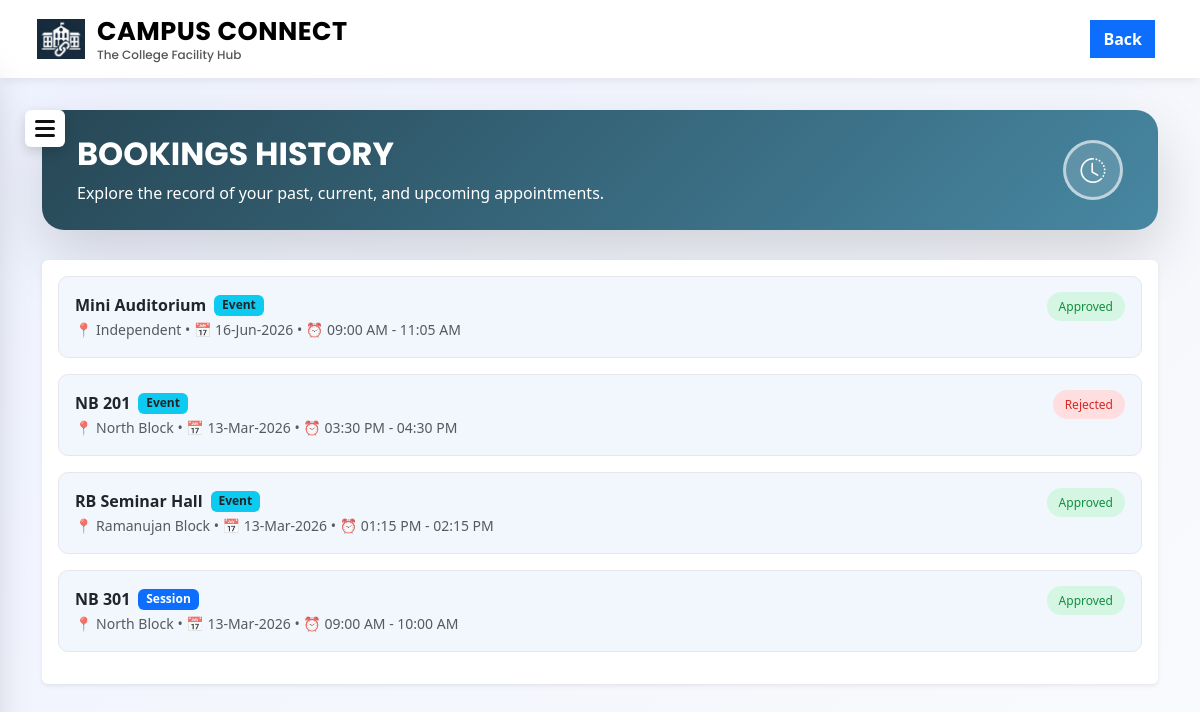
Page /faculty/view_bookings (signed in) on the committed database.
### tables this page shows
CREATE TABLE bookings (
        booking_id INTEGER PRIMARY KEY AUTOINCREMENT,
        faculty_id INTEGER NOT NULL,
        venue_id INTEGER NOT NULL,
        booking_type TEXT NOT NULL,
        date TEXT NOT NULL,
        start_time TEXT NOT NULL,
        end_time TEXT NOT NULL,
        purpose TEXT,
        target_batch TEXT,
        status TEXT DEFAULT 'requested',

        FOREIGN KEY (faculty_id)
            REFERENCES faculties(faculty_id)
            ON DELETE CASCADE,

        FOREIGN KEY (venue_id)
            REFERENCES venues(venue_id)
            ON DELETE CASCADE
    );

CREATE TABLE venues (
        venue_id INTEGER PRIMARY KEY AUTOINCREMENT,
        name TEXT NOT NULL,
        type TEXT NOT NULL,
        department TEXT NOT NULL,
        block TEXT NOT NULL,
        photo TEXT,
        purpose TEXT NOT NULL,
        created_at TIMESTAMP DEFAULT CURRENT_TIMESTAMP
    );

### app.py (the view)
@app.route('/faculty/view_bookings')
def faculty_view_bookings():
    if 'user_id' not in session or session['role'] != 'faculty':
        return redirect(url_for('login'))
    conn = get_connection()
    cursor = conn.cursor()
    cursor.execute("""
        SELECT faculty_id
        FROM faculties
        WHERE user_id = ?
    """, (session['user_id'],))
    faculty = cursor.fetchone()
    if not faculty:
        conn.close()
        return redirect(url_for('faculty_dashboard'))
    faculty_id = faculty['faculty_id']
    cursor.execute("""
        SELECT
            b.booking_id,
            b.booking_type,
            b.date,
            b.start_time,
            b.end_time,
            b.status,
            v.name AS venue_name,
            v.block
        FROM bookings b
        JOIN venues v ON b.venue_id = v.venue_id
        WHERE b.faculty_id = ?
        ORDER BY b.booking_id DESC
    """, (faculty_id,))
    bookings = cursor.fetchall()
    formatted_bookings = []
    for b in bookings:
        booking = dict(b)
        booking['date'] = datetime.strptime(booking['date'], "%Y-%m-%d").strftime("%d-%b-%Y")
        booking['start_time'] = datetime.strptime(booking['start_time'], "%H:%M").strftime("%I:%M %p")
        booking['end_time'] = datetime.strptime(booking['end_time'], "%H:%M").strftime("%I:%M %p")
        formatted_bookings.append(booking)
    conn.close()
    return render_template(
        "faculty_view_bookings.html",
        bookings=formatted_bookings
    )

### app.py (called while the page is built)
def get_connection():
    conn = sqlite3.connect("campus_connect.db")
    conn.row_factory = sqlite3.Row
    conn.execute("PRAGMA foreign_keys = ON")  # 🔥 ensure cascade always works
    return conn

### templates/faculty_view_bookings.html (shortened to what this page needs)
<!DOCTYPE html>
<html lang="en">
<head>
    <link href="https://cdn.jsdelivr.net/npm/bootstrap@5.3.2/dist/css/bootstrap.min.css" rel="stylesheet">
    <link href="https://cdn.jsdelivr.net/npm/bootstrap-icons@1.11.3/font/bootstrap-icons.css" rel="stylesheet">
    <link rel="stylesheet" href="{{ url_for('static', filename='css/style.css') }}">
</head>
<body>
<nav class="navbar navbar-expand-lg navbar-light custom-navbar fixed-top">
    <div class="container-fluid">
        <div class="navbar-brand d-flex align-items-center" href="/">
            <img src="{{ url_for('static', filename='images/logo.png') }}" class="logo-img">
            <div class="brand-text">
                <span class="brand-title">CAMPUS CONNECT</span>
                <span class="brand-tagline">The College Facility Hub</span>
            </div>
        </div>
        <div class="ms-auto">
            <a href="{{ url_for('faculty_dashboard') }}" class="btn btn-primary me-2"><b>Back</b></a>
        </div>
    </div>
</nav>
<div class="menu-toggle" onclick="openSidebar()">
    <span></span>
    <span></span>
    <span></span>
</div>
<div class="container page-main">
    <div class="page-hero d-flex align-items-center justify-content-between">
        <div>
            <h2 class="hero-text">BOOKINGS HISTORY</h2>
            <p class="mb-0">Explore the record of your past, current, and upcoming appointments.</p>
        </div>
        <div class="hero-icon">
            <i class="bi bi-clock-history"></i>
        </div>
    </div>
    {% if bookings|length == 0 %}
        <div class="d-flex justify-content-center align-items-center" style="height:50vh">
            <p class="text-muted">
                No bookings found.
            </p>
        </div>
    {% else %}
        <div class="card shadow-sm border-0 mt-4">
            <div class="card-body">
            {% for b in bookings %}
            <div class="booking-item mb-3 p-3">
                <div class="d-flex justify-content-between align-items-center">
                    <div class="d-flex align-items-center gap-2">
                        <h6 class="mb-0 fw-bold">{{ b.venue_name }}</h6>
                        {% if b.booking_type == 'session' %}
                            <span class="badge bg-primary">Session</span>
                        {% else %}
                            <span class="badge bg-info text-dark">Event</span>
                        {% endif %}
                    </div>
                    <div>
                        {% if b.status == 'approved' %}
                            <span class="badge-approved">Approved</span>
                        {% elif b.status == 'rejected' %}
                            <span class="badge-rejected">Rejected</span>
                        {% else %}
                            <span class="badge-requested">Requested</span>
                        {% endif %}
                    </div>
                </div>
                <small class="text-muted">
                    📍 {{ b.block }} •
                    📅 {{ b.date }} •
                    ⏰ {{ b.start_time }} - {{ b.end_time }}
                </small>
            </div>
            {% endfor %}
        </div>
    </div>
    {% endif %}
</div>
</body>
</html>

### static/css/style.css (style rules this page uses)
body { margin: 0; padding: 0; font-family: 'Segoe UI', Tahoma, Geneva, Verdana, sans-serif; }
.custom-navbar { background-color: #ffffff; padding: 10px 25px; box-shadow: 0 2px 10px rgba(0, 0, 0, 0.08); z-index: 1000; }
.logo-img { width: 48px; height: 48px; object-fit: contain; margin-right: 12px; }
.brand-text { display: flex; flex-direction: column; line-height: 1.1; }
.brand-title { font-family: 'Poppins', sans-serif; font-size: 1.6rem; font-weight: 700; color: black; letter-spacing: 0.5px; }
.brand-tagline { font-size: 0.75rem; font-family: 'Poppins', sans-serif; font-weight: 500; color: #555; margin-top: 3px; }
.btn { border-radius: 0 !important; font-family: 'Segoe UI', Tahoma, Geneva, Verdana, sans-serif; }

### templates/faculty_view_bookings.html (style rules this page uses)
body { font-family: 'Segoe UI', Tahoma, Geneva, Verdana, sans-serif; background: linear-gradient(135deg, #eef2ff, #f9fafc); }
.brand-title { font-family: 'Poppins', sans-serif; }
.brand-tagline { font-family: 'Poppins', sans-serif; }
.menu-toggle { position: fixed; top: 110px; left: 25px; background: white; padding: 6px 10px; border-radius: 6px; box-shadow: 0 4px 12px rgba(0,0,0,0.15); cursor: pointer; z-index: 900; }
.menu-toggle span { display: block; width: 20px; height: 3px; background: #111; margin: 4px 0; border-radius: 2px; }
.page-main { margin-top: 110px; margin-bottom: 60px; }
.page-hero { background: linear-gradient(135deg, #274755, #4787a2); border-radius: 22px; padding: 25px 35px; color: white; margin-bottom: 30px; box-shadow: 0 25px 60px rgba(0,0,0,0.15); }
.page-hero h2 { font-weight: 700; }
.hero-text { font-family: 'Poppins', sans-serif; }
.hero-icon { width: 60px; height: 60px; border-radius: 50%; display: flex; align-items: center; justify-content: center; font-size: 25px; background: rgba(255,255,255,0.15); border: 3px solid rgba(255,255,255,0.6); }
.booking-item { background: #f1f7fd; border-radius: 10px; border: 1px solid #e5e7eb; transition: all .25s ease; }
.badge-approved { background: #d4f6e2; color: #138e40; padding: 6px 12px; border-radius: 30px; font-size: 12px; font-weight: 500; }
.badge-rejected { background: #fedede; color: #dc2626; padding: 6px 12px; border-radius: 30px; font-size: 12px; font-weight: 500; }

### rows in the picture
bookings: venue_name "Mini Auditorium", booking_type "Event", status "Approved", block "Independent", date "16-Jun-2026", start_time "09:00 AM", end_time "11:05 AM"
bookings: venue_name "NB 201", booking_type "Event", status "Rejected", block "North Block", date "13-Mar-2026", start_time "03:30 PM", end_time "04:30 PM"
bookings: venue_name "RB Seminar Hall", booking_type "Event", status "Approved", block "Ramanujan Block", date "13-Mar-2026", start_time "01:15 PM", end_time "02:15 PM"
bookings: venue_name "NB 301", booking_type "Session", status "Approved", block "North Block", date "13-Mar-2026", start_time "09:00 AM", end_time "10:00 AM"
